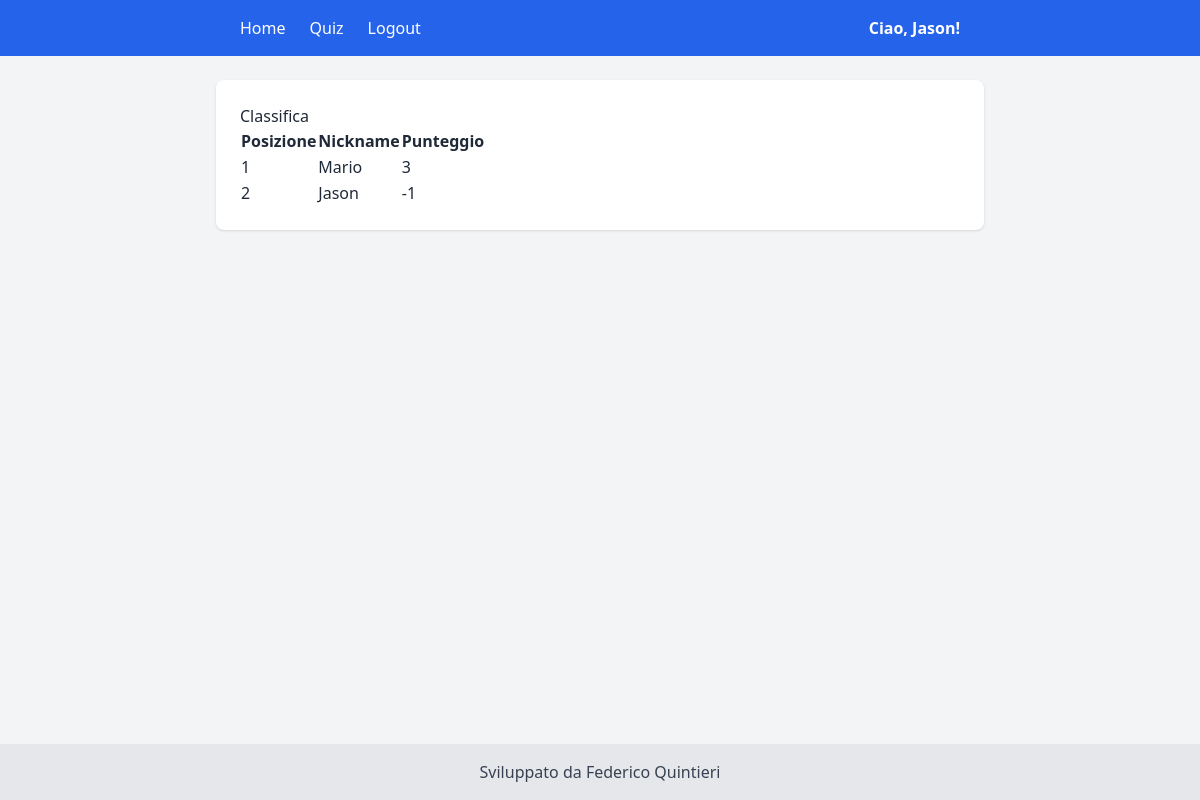
Page /quiz/leaderboard (signed in) on the committed database.
### app/models.py (models this page shows)
class User(db.Model, UserMixin):
    id = db.Column(db.Integer, primary_key=True)
    nickname = db.Column(db.String(80), unique=True, nullable=False)
    password = db.Column(db.String(200), nullable=False)
    score = db.Column(db.Integer, default=0)

### app/controllers/quiz_controller.py (the view)
@quiz_bp.route("/leaderboard")
def leaderboard():
    from app.models import User
    users = User.query.order_by(User.score.desc()).all()
    return render_template("leaderboard.html", users=users)

### app/security/auth.py (called while the page is built)
@login_manager.user_loader
def load_user(user_id):
    return User.query.get(int(user_id))

### templates/leaderboard.html
{% extends "base.html" %}
{% block content %}
<h2>Classifica</h2>
<table border="1">
    <tr>
        <th>Posizione</th>
        <th>Nickname</th>
        <th>Punteggio</th>
    </tr>
    {% for user in users %}
    <tr>
        <td>{{ loop.index }}</td>
        <td>{{ user.nickname }}</td>
        <td>{{ user.score }}</td>
    </tr>
    {% endfor %}
</table>
{% endblock %}

### templates/base.html (shortened to what this page needs)
<!DOCTYPE html>
<html lang="it">
<head>
    <script src="https://cdn.tailwindcss.com"></script>
</head>
<body class="bg-gray-100 text-gray-800 font-sans min-h-screen flex flex-col">
    <header class="bg-blue-600 text-white">
        <nav class="max-w-3xl mx-auto px-6 py-4 flex justify-between items-center">
            <div class="flex space-x-6 ">
                <a href="{{ url_for('weather.home') }}" class="hover:underline">Home</a>
                {% if current_user.is_authenticated %}
                <a href="{{ url_for('quiz.quiz') }}" class="hover:underline">Quiz</a>
                <a href="{{ url_for('auth.logout') }}" class="hover:underline">Logout</a>
                {% else %}
                <a href="{{ url_for('auth.login') }}" class="hover:underline">Login</a>
                <a href="{{ url_for('auth.register') }}" class="hover:underline">Registrazione</a>
                {% endif %}
            </div>
            <div class="ml-6">
                {% if current_user.is_authenticated %}
                <span class="font-semibold">Ciao, {{ current_user.nickname }}!</span>
                {% endif %}
            </div>
        </nav>
    </header>
    <main class="flex-1 flex justify-center items-start p-6">
        <div class="w-full max-w-3xl bg-white p-6 rounded-lg shadow">
            {% block content %}{% endblock %}
        </div>
    </main>
    <footer class="bg-gray-200 text-gray-700 p-4 text-center">
        Sviluppato da Federico Quintieri
    </footer>
</body>
</html>

### rows in the picture
User: nickname "Jason", score "-1"
User: nickname "Mario", score "3"
